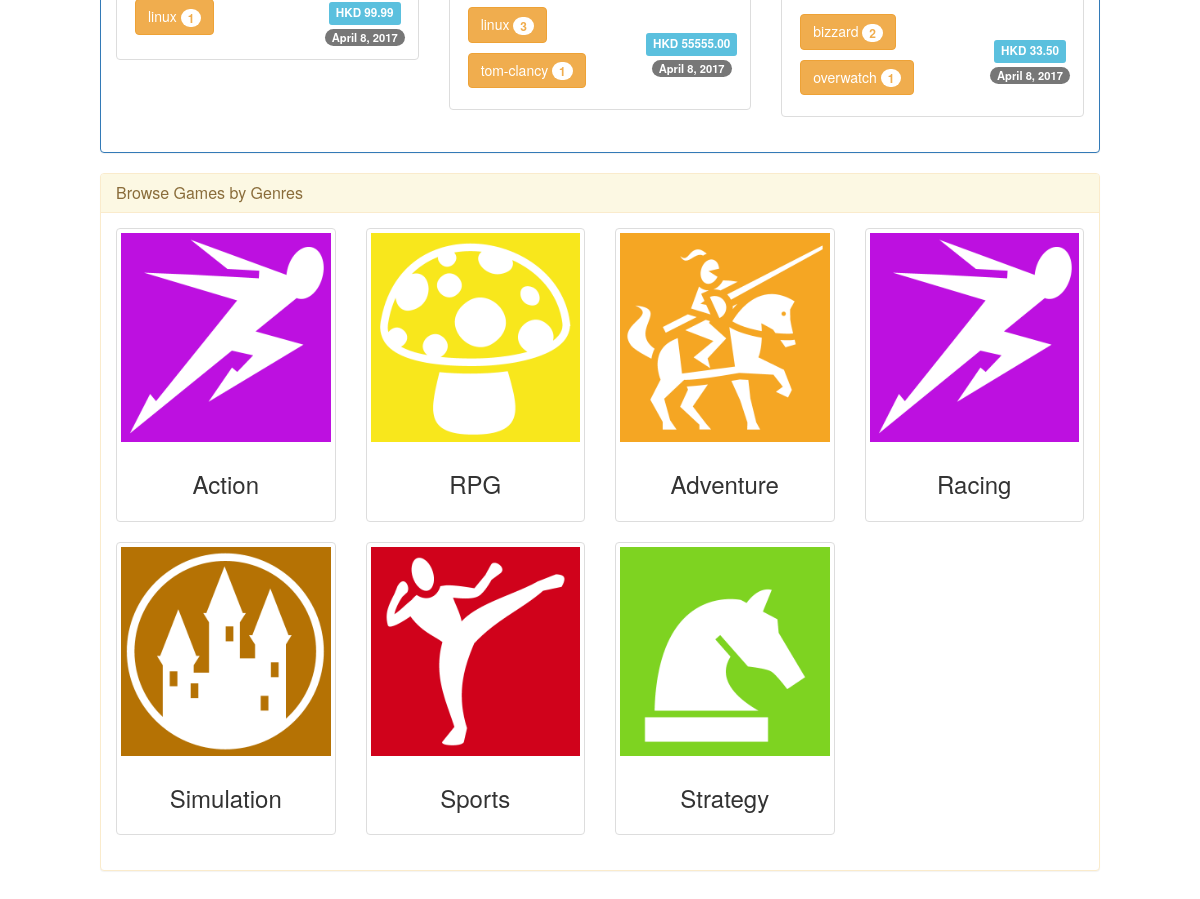
Before: /homepage/ (lower part) with the older database file.
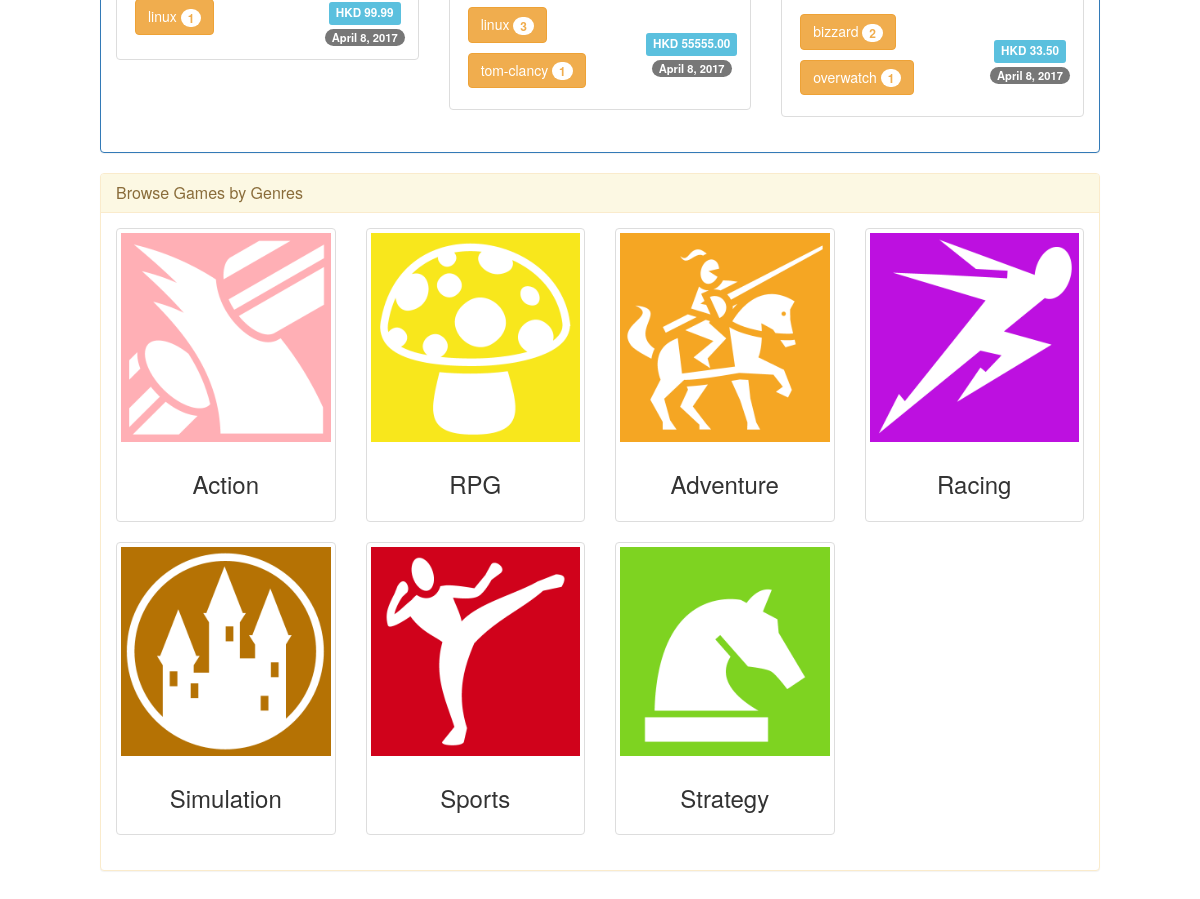
After: the same page with the newer database file.
### game/models.py (models this page shows, shortened)
class Genre(models.Model):
    genre_name = models.CharField(max_length=30)
    image = models.ImageField(upload_to='genres')

### game/views.py (the view)
# urls.py: url(r'^homepage/', views.homepage, name='homepage'),
def homepage(request):
    genres = Genre.objects.all()
    genre_groups = HelperUtils.get_column_groups(genres, num_of_cols=4)
    if request.user.is_authenticated:
        purchased_games = request.user.profile.get_purchased_games()
        num_of_targets = min(GameConst.NUM_OF_TARGETS_FOR_RECOMMENDATION, purchased_games.count())
        targets = purchased_games[:num_of_targets]
        recommended_games = []
        for target in targets:
            game = target.get_most_similar_game(user=request.user)
            if game is not None and game not in recommended_games:
                recommended_games.append(game)
    else:
        recommended_games = None
    featured_games = Game.objects.filter(is_featured=True)
    featured_game_groups = HelperUtils.get_column_groups(featured_games, num_of_cols=3)
    layers = {'Home': '#'}
    return render(request, 'game/homepage.html', {'genres': genre_groups, 'recommendations': recommended_games, 'featured_games': featured_game_groups, 'layers': layers})

### cdrive_fcp/utils/utils.py (called while the page is built)
	def get_column_groups(items, num_of_cols=2):
		return [items[i:i+num_of_cols] for i in range(0, len(items), num_of_cols)]

### game/models.py (called while the page is built)
    def get_sorted_tags(self):
        tags = Tag.objects.filter(game_id=self.id).order_by('-popularity')
        return tags

    def get_logo_path(self):
        return Platform.LOGO_CHOICES[self.platform_name]

### game/templates/game/homepage.html (shortened to what this page needs)
{% extends 'game/base.html' %} {% load staticfiles %} {% block title %}Homepage{% endblock %} {% block children_css %}
<link rel="stylesheet" href="{% static 'css/homepage.css' %}">{% endblock %} {% block content %}
<div id="homepage" class="container-fluid page">
    <div class="panel panel-primary">
        <div class="panel-body">
            {% for featured_game_group in featured_games %}
            <div class="row">
                {% for game in featured_game_group %}
                    {% include "includes/game_thumbnail/game_thumbnail_3_col.html" with game_image_size="game-image-full" %}
                {% endfor %}
            </div>
            {% endfor %}
        </div>
    </div>
    <div class="panel panel-warning">
        <div class="panel-heading">
            <h3 class="panel-title">Browse Games by Genres</h3>
        </div>
        <div class="panel-body">
            {% for genre_group in genres %}
            <div class="row">
                {% for genre in genre_group %}
                <div class="col-sm-4 col-md-3">
                    <div class="thumbnail">
                        <a href="{% url 'genre' genre.id %}"><img src="{{ genre.image.url }}" alt="{{ genre.genre_name }}-img"></a>
                        <div class="caption">
                            <h3 class="text-center">{{ genre.genre_name }}</h3>
                        </div>
                    </div>
                </div>
                {% endfor %}
            </div>
            {% endfor %}
        </div>
    </div>
</div>
{% endblock %}

Changed rows visible on the page:
changed Genre "Action": image: a different picture
